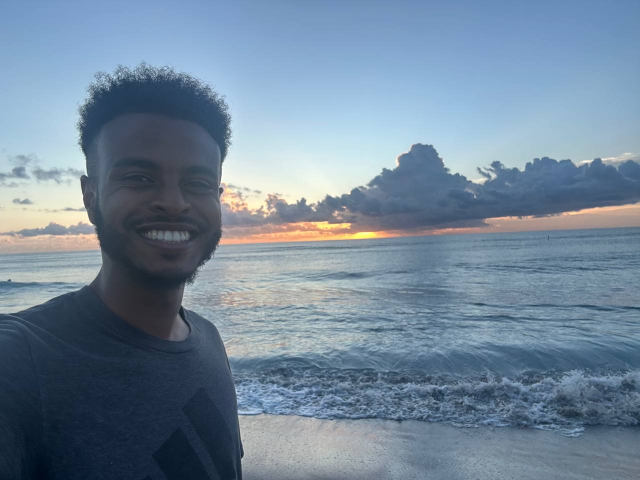
#> input picture src/image_enhancer/ex_photo.jpg, 1280 x 960 px (shown at 1/2 size); its folder holds only this picture in this run
$ python -i basic_image_ops.py   (imports and definitions only)
#> lines starting #> are read from the running program, lines starting #| are printed output that depends on the picture
#> further down, picture is the input picture: shape (960, 1280, 3); mean B, G, R 153.5, 134.4, 114.3
import numpy as np
import cv2 as cv
import matplotlib.pyplot as plt
import os
from os import listdir
from PIL import Image
import json


def check_if_valid(img):
  '''
  This function checks if the image is a valid image

  :param img: image to be tested
  '''
  if img is None:
    raise ValueError('This is not a valid image')

def is_gray(img):
  '''
  This function if the image is in grayscale

  :param img: image array to be tested
  '''
  return len(img.shape) == 2


# [60 lines left out: functions image_info, load_image, not called in this run]

def to_grayscale(img):
  '''
  This function takes an image array and changes it to the
  graysscale

  Args: img is the image array
  '''

  check_if_valid(img)

  if len(img.shape) == 2:
    raise ValueError('This image is already in grayscale')

  gray_img = cv.cvtColor(img, cv.COLOR_BGR2GRAY)
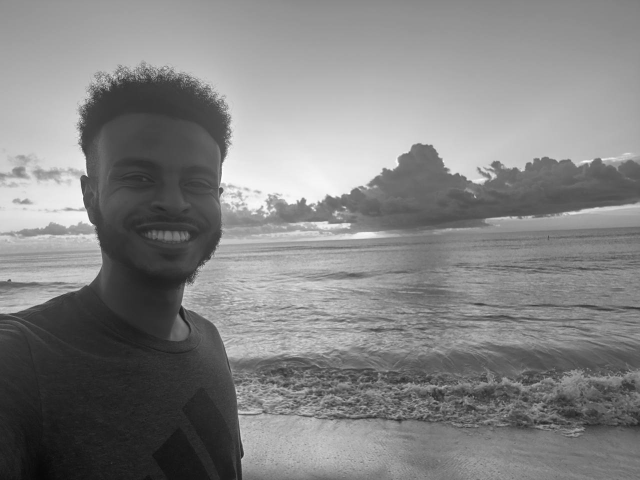
#> gray_img: shape (960, 1280) (shown at 1/2 size); min 7, max 255, mean 130.6

  return gray_img


# [466 lines left out: functions save_image, display_image, resize_image, crop_image, rotate_image, flip_image and 9 more, not called in this run]

def histogram_equalization(img):
    '''
    This function applies histogram equalization to the whole image

    :param img: image to be proccessed
    '''

    new_img = img.copy()
    gray_img = img.copy()

    if not is_gray(new_img):
        gray_img = to_grayscale(new_img)

    gray_img = gray_img.astype('uint8')
    gray_img = cv.equalizeHist(gray_img)
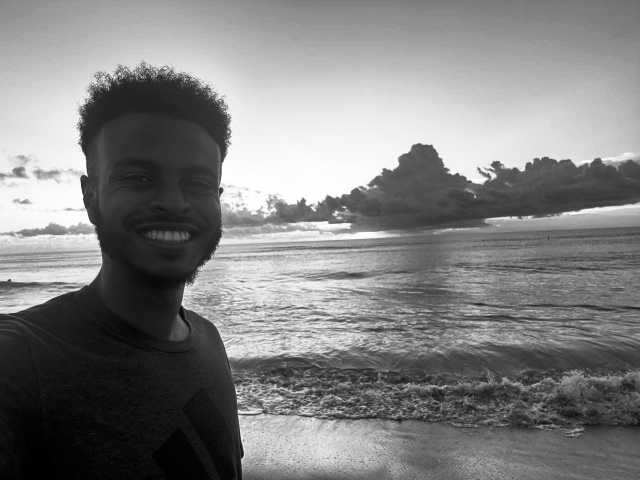
#> gray_img: shape (960, 1280) (shown at 1/2 size); min 0, max 255, mean 128.2

    return gray_img

def histogram_equalization_clahe_grayscale(img, clip_limit = 10, grid_size=(8, 8)):
    '''
    Applies CACHE (Contrast Limited Adaptive Histogram Equalization) to an grayscale image
    or just a single channel


    :param img: uint8 numpy array of shape (heigth, width)
    :param clip_limit: maximum allowed value for each histogram bin
    :param grid_size: Tuple (n_rows, n_cols) indicating the number of regions the image is divided
    into
    '''
#> called with clip_limit = 10, grid_size = (8, 8)

    new_img = img.copy()
    if not is_gray(img):
        new_img = to_grayscale(new_img)

    gray_img = new_img.copy()

    clahe = cv.createCLAHE(clip_limit, grid_size)
    cl1 = clahe.apply(gray_img)
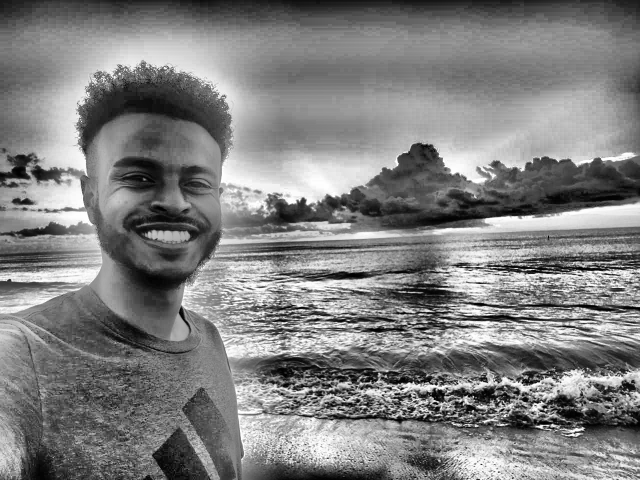
#> cl1: shape (960, 1280) (shown at 1/2 size); min 0, max 255, mean 127.6

    cv.imwrite('clahe_2.jpg', cl1)

    return cl1

# [112 lines left out: functions adjust_gamma, gray_world, plot_before_after, hist_before_after, not called in this run]

def clahe_eqlz_before_after(img):
  '''
  This function will show a side-by-side figure of an orginal, equalized and clahe equalized image

  :param img: image to be shown and processed
  '''
  plt.figure(figsize = (10,6))

  img = img.astype('uint8')

  plt.subplot(1, 3, 1)
  if is_gray(img):
    plt.imshow(img, cmap = 'gray')
  else:
    plt.imshow(img)

  plt.title('Original image')
  plt.axis('off')

  gray_img = img.copy()

  if not is_gray(img):
    gray_img = to_grayscale(img)

  eqlz_img = histogram_equalization(gray_img)

  plt.subplot(1, 3, 2)
  plt.imshow(eqlz_img, cmap = 'gray')
  plt.title('Equalized image')
  plt.axis('off')

  clah_img = histogram_equalization_clahe_grayscale(gray_img)

  plt.subplot(1, 3, 3)
  plt.imshow(clah_img, cmap='gray')
  plt.title('Clahe equalized image')
  plt.axis('off')

  plt.suptitle('CLAHE‑vs‑Equalization comparison')
  plt.tight_layout()


>>> import cv2
>>> picture = cv2.imread('ex_photo.jpg')
>>> result = clahe_eqlz_before_after(picture)
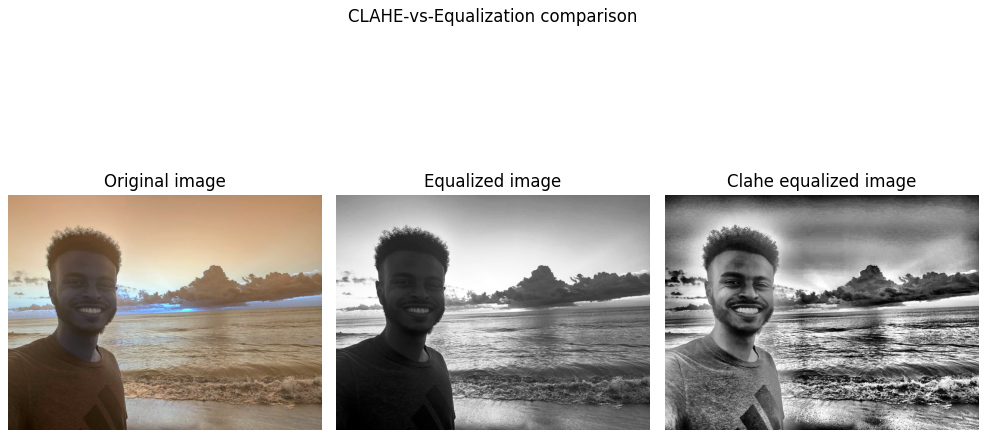
#> figure drawn by matplotlib, 3 panels; B, G, R data is drawn as R, G, B
